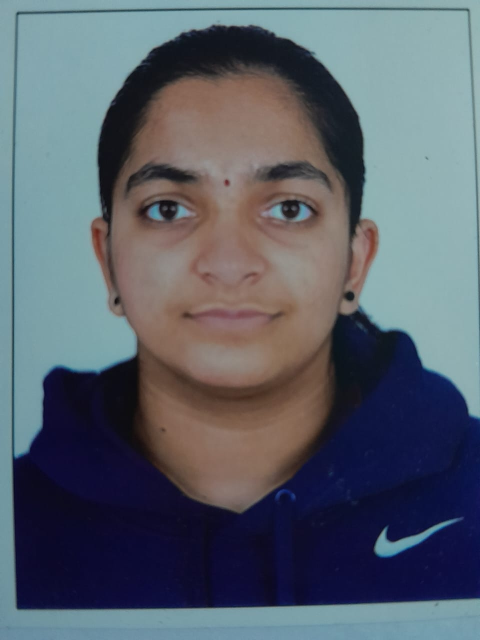
#> input picture Backend/uploads/WhatsApp Image 2025-07-25 at 11.32.36 PM.jpeg, 960 x 1280 px (shown at 1/2 size)
$ python -i image_protection.py   (imports and definitions only)
#> lines starting #> are read from the running program, lines starting #| are printed output that depends on the picture
import numpy as np
from PIL import Image
import cv2

# [33 lines left out: functions apply_adversarial_noise, embed_watermark, apply_honey_pixels, not called in this run]


def apply_smart_blur(img):
    # Convert PIL → OpenCV format
    cv_img = cv2.cvtColor(np.array(img), cv2.COLOR_RGB2BGR)
#> cv_img is the input picture: shape (1280, 960, 3); mean B, G, R 106.9, 96.7, 89.2

    face_cascade = cv2.CascadeClassifier(
        cv2.data.haarcascades + 'haarcascade_frontalface_default.xml'
    )

    gray = cv2.cvtColor(cv_img, cv2.COLOR_BGR2GRAY)
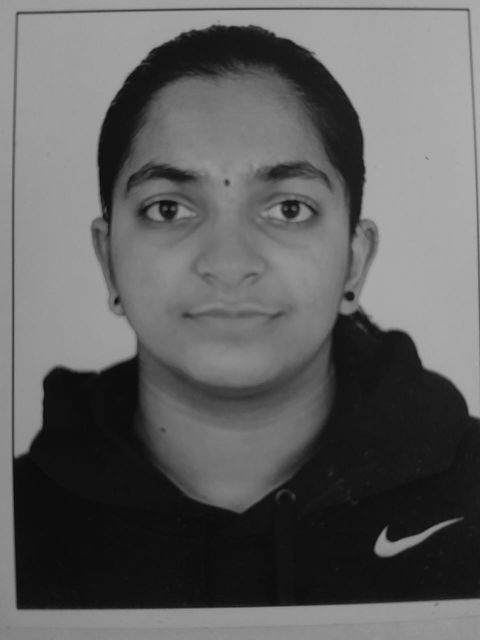
#> gray: shape (1280, 960) (shown at 1/2 size); min 5, max 177, mean 95.6
    faces = face_cascade.detectMultiScale(gray, 1.3, 5)
#> faces = [[169, 200, 583, 583]]

    for (x, y, w, h) in faces:
        roi = cv_img[y:y+h, x:x+w]
        blurred = cv2.GaussianBlur(roi, (51, 51), 0)
        cv_img[y:y+h, x:x+w] = blurred
#> this loop made 1 pass
#> pass 1, in apply_smart_blur, `roi = cv_img[y:y+h, x:x+w]`:
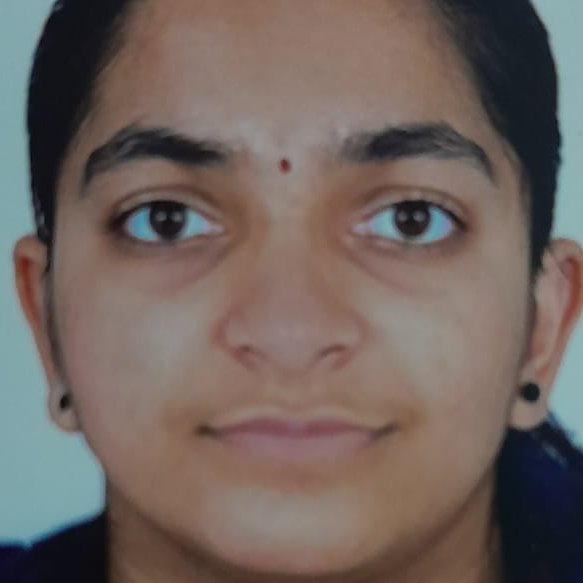
#> roi: shape (583, 583, 3); mean B, G, R 94.4, 99.7, 112
#> pass 1, in apply_smart_blur, `blurred = cv2.GaussianBlur(roi, (51, 51), 0)`:
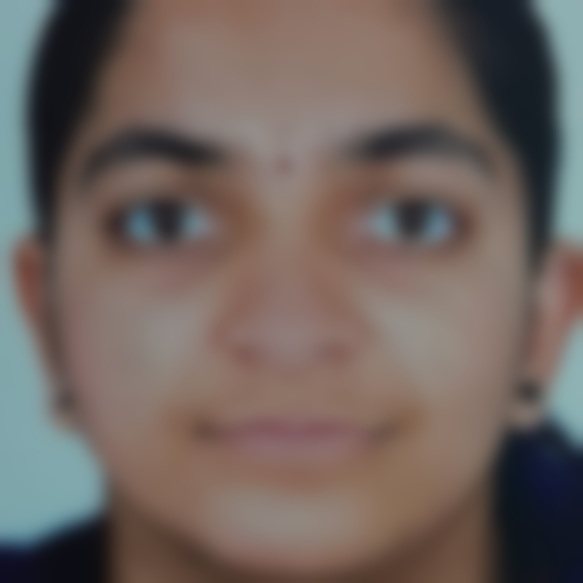
#> blurred: shape (583, 583, 3); mean B, G, R 94.4, 99.7, 111.9

    # Convert back to PIL
    return Image.fromarray(cv2.cvtColor(cv_img, cv2.COLOR_BGR2RGB))

# [22 lines left out: function protect_image, not called in this run]

>>> import cv2
>>> picture = cv2.cvtColor(cv2.imread('uploads/WhatsApp Image 2025-07-25 at 11.32.36 PM.jpeg'), cv2.COLOR_BGR2RGB)
>>> result = apply_smart_blur(picture)
